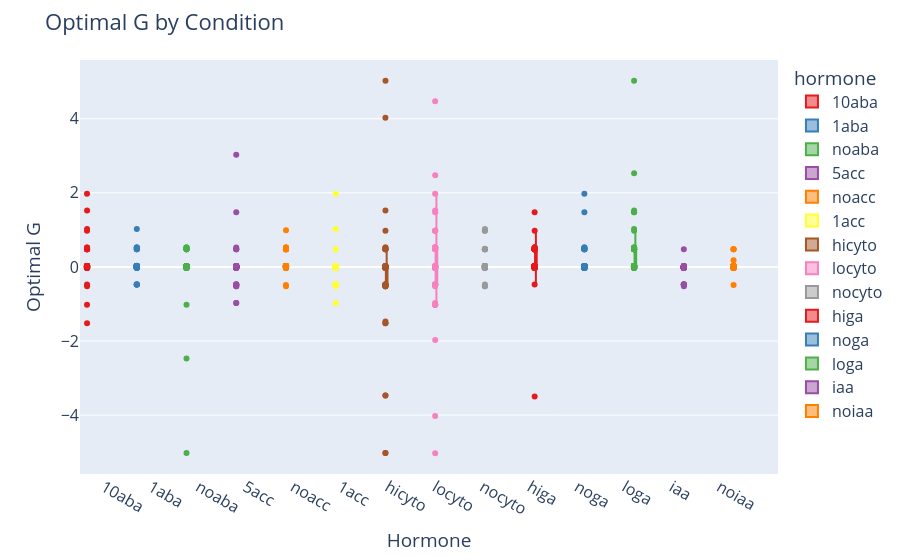

The notebook cell this image was saved under:
### Code cell
# Base boxplot (like boxen, shows distribution)
fig = px.box(
    hormone_df,
    x="hormone",
    y="best_G",
    color="hormone",                # hue
    points="all",                            # show all points like boxen
    color_discrete_sequence=px.colors.qualitative.Set1
)

# Layout tweaks
fig.update_layout(
    title="Optimal G by Condition",
    xaxis_title="Hormone",
    yaxis_title="Optimal G",
    font=dict(size=16),
    boxmode="group"
)

fig.show()

### Figure 1 — Plotly figure (JSON) as saved in the notebook; plotly's stock layout.template omitted (floating-point values rounded to 4 significant figures)
{"data": [{"alignmentgroup": "True", "boxpoints": "all", "hovertemplate": "hormone=%{x}<br>best_G=%{y}<extra></extra>", "legendgroup": "10aba", "marker": {"color": "rgb(228,26,28)"}, "name": "10aba", "notched": false, "offsetgroup": "10aba", "orientation": "v", "showlegend": true, "type": "box", "x": ["10aba", "10aba", "10aba", "10aba", "10aba", "10aba", "10aba", "10aba", "10aba", "10aba", "10aba", "10aba", "10aba", "10aba", "10aba", "10aba", "10aba", "10aba", "10aba", "10aba", "10aba", "10aba", "10aba", "10aba", "10aba", "10aba", "10aba", "10aba", "10aba", "10aba", "10aba", "10aba", "10aba", "10aba", "10aba", "10aba", "10aba", "10aba", "10aba", "10aba", "10aba", "10aba", "10aba", "10aba", "10aba", "10aba", "10aba", "10aba", "10aba", "10aba", "10aba", "10aba", "10aba", "10aba", "10aba", "10aba"], "x0": " ", "xaxis": "x", "y": [0.02276, 0.02276, 0.02329, 0.02329, 0.0, 0.005, 0.02329, 0.0, -0.007755, 0.4772, -0.02276, -0.02276, -0.5233, 0.01, -0.4772, -0.02276, 0.495, -0.02329, -0.02329, -0.02276, 0.02329, 0.9767, 0.4767, 1.977, 0.02329, 0.5233, 1.523, 0.5228, 0.4772, 0.4772, -1.023, 0.005, -0.02329, 0.02329, -1.523, 0.02329, 0.02329, 0.01775, 0.4972, 1.023, 0.005, -0.02329, -0.02329, 0.02329, -0.006667, 0.02329, 0.0, 0.01775, 0.001667, 0.02329, -0.02276, 0.4767, -0.02329, -0.000556, 0.0, 0.01829], "y0": " ", "yaxis": "y"}, {"alignmentgroup": "True", "boxpoints": "all", "hovertemplate": "hormone=%{x}<br>best_G=%{y}<extra></extra>", "legendgroup": "1aba", "marker": {"color": "rgb(55,126,184)"}, "name": "1aba", "notched": false, "offsetgroup": "1aba", "orientation": "v", "showlegend": true, "type": "box", "x": ["1aba", "1aba", "1aba", "1aba", "1aba", "1aba", "1aba", "1aba", "1aba", "1aba", "1aba", "1aba", "1aba", "1aba", "1aba", "1aba", "1aba", "1aba", "1aba", "1aba", "1aba", "1aba", "1aba", "1aba", "1aba", "1aba", "1aba", "1aba", "1aba", "1aba", "1aba", "1aba", "1aba", "1aba", "1aba", "1aba", "1aba", "1aba", "1aba", "1aba", "1aba", "1aba", "1aba", "1aba", "1aba", "1aba", "1aba", "1aba", "1aba", "1aba", "1aba", "1aba"], "x0": " ", "xaxis": "x", "y": [-0.4767, 0.000556, 0.02276, -0.4767, 0.01109, 0.02329, -0.01337, 0.02329, -0.008866, -0.4767, -0.02329, -0.008866, 0.5228, 0.4772, 1.023, 0.02329, 0.5228, -0.4767, -0.4772, 0.02329, 0.02329, -0.01, 0.02276, 0.4772, 0.02276, 0.02329, -0.02276, -0.02276, 0.5228, 0.02276, 0.02329, 0.02829, 0.02329, -0.02276, 0.002778, -0.02329, 0.02329, 0.02329, 0.02329, 0.02329, -0.005, -0.001667, 0.02329, -0.005, 0.0, -0.02329, 0.02329, -0.007755, 0.4767, 0.0, -0.02276, 0.02329], "y0": " ", "yaxis": "y"}, {"alignmentgroup": "True", "boxpoints": "all", "hovertemplate": "hormone=%{x}<br>best_G=%{y}<extra></extra>", "legendgroup": "noaba", "marker": {"color": "rgb(77,175,74)"}, "name": "noaba", "notched": false, "offsetgroup": "noaba", "orientation": "v", "showlegend": true, "type": "box", "x": ["noaba", "noaba", "noaba", "noaba", "noaba", "noaba", "noaba", "noaba", "noaba", "noaba", "noaba", "noaba", "noaba", "noaba", "noaba", "noaba", "noaba", "noaba", "noaba", "noaba", "noaba", "noaba", "noaba", "noaba", "noaba", "noaba", "noaba", "noaba", "noaba", "noaba", "noaba", "noaba", "noaba", "noaba", "noaba", "noaba", "noaba", "noaba", "noaba", "noaba", "noaba", "noaba", "noaba", "noaba", "noaba", "noaba", "noaba", "noaba", "noaba", "noaba", "noaba", "noaba", "noaba", "noaba", "noaba", "noaba", "noaba", "noaba"], "x0": " ", "xaxis": "x", "y": [-1.023, -0.02329, -0.02329, -0.007755, -5.027, 0.01706, 0.02329, 0.4767, -0.02329, -2.473, 0.02329, 0.005, -0.02329, 0.02329, 0.4767, 0.02329, -0.02329, 0.0, 0.02329, -0.02276, 0.0, 0.4772, 0.02276, 0.02276, 0.001667, 0.02276, -0.02276, 0.02276, 0.02775, 0.0, -0.02164, 0.02329, 0.02329, 0.001667, 0.0, -0.01775, -0.02329, -0.02276, 0.0, 0.5233, -0.02329, -0.02276, 0.4767, 0.02329, 0.02329, 0.5233, 0.02329, 0.02329, 0.5233, 0.02276, 0.00968, 0.02329, 0.02329, 0.02329, 0.02329, 0.02329, 0.02329, 0.4767], "y0": " ", "yaxis": "y"}, {"alignmentgroup": "True", "boxpoints": "all", "hovertemplate": "hormone=%{x}<br>best_G=%{y}<extra></extra>", "legendgroup": "5acc", "marker": {"color": "rgb(152,78,163)"}, "name": "5acc", "notched": false, "offsetgroup": "5acc", "orientation": "v", "showlegend": true, "type": "box", "x": ["5acc", "5acc", "5acc", "5acc", "5acc", "5acc", "5acc", "5acc", "5acc", "5acc", "5acc", "5acc", "5acc", "5acc", "5acc", "5acc", "5acc", "5acc", "5acc", "5acc", "5acc", "5acc", "5acc", "5acc", "5acc", "5acc", "5acc", "5acc", "5acc", "5acc", "5acc", "5acc", "5acc", "5acc", "5acc", "5acc", "5acc", "5acc", "5acc", "5acc", "5acc", "5acc", "5acc", "5acc", "5acc", "5acc", "5acc", "5acc", "5acc", "5acc", "5acc", "5acc", "5acc"], "x0": " ", "xaxis": "x", "y": [0.01553, 0.02329, -0.001667, 0.003889, 0.008866, -0.4767, -0.02276, -0.02775, -0.4772, -0.5233, -0.003889, -0.02329, -0.4767, -0.4772, -0.02276, -0.02329, 1.477, -0.4767, -0.9772, -0.01248, 0.003889, -0.01, 3.027, 0.02329, -0.9767, -0.5228, -0.000556, 0.002778, -0.02329, 0.0, 0.0, 0.0, -0.4854, 0.02276, 0.0, 0.02276, 0.02276, 0.02276, 0.02329, 0.4772, 0.02276, 0.4767, 0.0, 0.0, 0.02276, 0.0, 0.0, -0.02276, 0.5233, 0.02276, 0.0, 0.4772, -0.02276], "y0": " ", "yaxis": "y"}, {"alignmentgroup": "True", "boxpoints": "all", "hovertemplate": "hormone=%{x}<br>best_G=%{y}<extra></extra>", "legendgroup": "noacc", "marker": {"color": "rgb(255,127,0)"}, "name": "noacc", "notched": false, "offsetgroup": "noacc", "orientation": "v", "showlegend": true, "type": "box", "x": ["noacc", "noacc", "noacc", "noacc", "noacc", "noacc", "noacc", "noacc", "noacc", "noacc", "noacc", "noacc", "noacc", "noacc", "noacc", "noacc", "noacc", "noacc", "noacc", "noacc", "noacc", "noacc", "noacc", "noacc", "noacc", "noacc", "noacc", "noacc", "noacc", "noacc", "noacc", "noacc", "noacc", "noacc", "noacc", "noacc", "noacc", "noacc", "noacc", "noacc", "noacc", "noacc", "noacc", "noacc", "noacc", "noacc", "noacc", "noacc", "noacc", "noacc", "noacc", "noacc", "noacc", "noacc"], "x0": " ", "xaxis": "x", "y": [0.02276, 0.0, -0.02829, 0.02276, 0.02329, 0.02276, 0.4767, 0.02329, -0.002778, 0.002778, -0.02276, 0.02276, 0.01664, -0.02329, 0.02329, 0.02329, 0.02329, 0.5233, -0.01664, -0.4915, -0.5228, 0.02329, 0.007755, 0.5228, 0.02329, 0.4717, 0.4772, 0.5233, 0.4767, 0.9879, 0.02329, 0.4767, 0.0, 0.02329, 0.02276, 0.02276, 0.01331, 0.0, 0.0, -0.008866, 0.02276, 0.02329, 0.02276, 0.0, 0.0, -0.02276, -0.02276, -0.02276, -0.02276, 0.0, -0.02276, 0.0, -0.02276, -0.02276], "y0": " ", "yaxis": "y"}, {"alignmentgroup": "True", "boxpoints": "all", "hovertemplate": "hormone=%{x}<br>best_G=%{y}<extra></extra>", "legendgroup": "1acc", "marker": {"color": "rgb(255,255,51)"}, "name": "1acc", "notched": false, "offsetgroup": "1acc", "orientation": "v", "showlegend": true, "type": "box", "x": ["1acc", "1acc", "1acc", "1acc", "1acc", "1acc", "1acc", "1acc", "1acc", "1acc", "1acc", "1acc", "1acc", "1acc", "1acc", "1acc", "1acc", "1acc", "1acc", "1acc", "1acc", "1acc", "1acc", "1acc", "1acc", "1acc", "1acc", "1acc", "1acc", "1acc", "1acc", "1acc", "1acc", "1acc", "1acc", "1acc", "1acc", "1acc", "1acc", "1acc", "1acc", "1acc", "1acc", "1acc", "1acc", "1acc", "1acc", "1acc", "1acc", "1acc", "1acc"], "x0": " ", "xaxis": "x", "y": [1.023, 1.977, -0.02329, -0.02329, -0.5228, -0.02329, -0.01109, -0.02276, 0.0, 0.02276, -0.02276, -0.02276, -0.02276, -0.02276, 0.0, 0.02276, -0.9772, -0.4772, -0.4772, -0.4772, -0.4772, -0.4772, 0.0, 0.02276, -0.4772, -0.4767, -0.02276, -0.4767, -0.02329, -0.02276, -0.02276, -0.02276, 0.4772, -0.01664, 0.02329, 0.009977, 0.02276, 0.02276, 0.02329, 0.02276, 0.02329, 0.0, 0.02276, -0.007755, 0.02276, 0.0, 0.02276, -0.02276, 0.0, -0.02276, 0.0], "y0": " ", "yaxis": "y"}, {"alignmentgroup": "True", "boxpoints": "all", "hovertemplate": "hormone=%{x}<br>best_G=%{y}<extra></extra>", "legendgroup": "hicyto", "marker": {"color": "rgb(166,86,40)"}, "name": "hicyto", "notched": false, "offsetgroup": "hicyto", "orientation": "v", "showlegend": true, "type": "box", "x": ["hicyto", "hicyto", "hicyto", "hicyto", "hicyto", "hicyto", "hicyto", "hicyto", "hicyto", "hicyto", "hicyto", "hicyto", "hicyto", "hicyto", "hicyto", "hicyto", "hicyto", "hicyto", "hicyto", "hicyto", "hicyto", "hicyto", "hicyto", "hicyto", "hicyto", "hicyto", "hicyto", "hicyto", "hicyto", "hicyto", "hicyto", "hicyto", "hicyto", "hicyto", "hicyto", "hicyto", "hicyto", "hicyto", "hicyto", "hicyto", "hicyto", "hicyto", "hicyto", "hicyto", "hicyto", "hicyto", "hicyto", "hicyto", "hicyto", "hicyto", "hicyto", "hicyto", "hicyto", "hicyto"], "x0": " ", "xaxis": "x", "y": [4.027, -0.02276, 0.0, -0.02276, -5.027, -0.02329, 0.000556, -0.5233, 0.02276, -0.02329, -0.4767, 0.02329, -3.473, -1.523, -0.01775, 0.4767, -5.027, 0.0, -0.5228, 0.9772, -0.4767, 0.5233, 0.000556, -0.02276, -0.009422, -0.01553, -0.02276, -0.4772, 0.005, 0.4772, -0.4772, 0.4772, -0.5228, 0.4772, -0.02276, -0.4772, -1.523, 0.008866, -1.477, -0.002222, -3.473, 0.5233, 0.02329, -0.4767, 1.523, 0.02329, 0.000556, 5.027, -0.01, 0.4772, 0.02276, -0.4772, -0.5228, -0.005], "y0": " ", "yaxis": "y"}, {"alignmentgroup": "True", "boxpoints": "all", "hovertemplate": "hormone=%{x}<br>best_G=%{y}<extra></extra>", "legendgroup": "locyto", "marker": {"color": "rgb(247,129,191)"}, "name": "locyto", "notched": false, "offsetgroup": "locyto", "orientation": "v", "showlegend": true, "type": "box", "x": ["locyto", "locyto", "locyto", "locyto", "locyto", "locyto", "locyto", "locyto", "locyto", "locyto", "locyto", "locyto", "locyto", "locyto", "locyto", "locyto", "locyto", "locyto", "locyto", "locyto", "locyto", "locyto", "locyto", "locyto", "locyto", "locyto", "locyto", "locyto", "locyto", "locyto", "locyto", "locyto", "locyto", "locyto", "locyto", "locyto", "locyto", "locyto", "locyto", "locyto", "locyto", "locyto", "locyto", "locyto", "locyto", "locyto", "locyto", "locyto", "locyto", "locyto", "locyto", "locyto", "locyto", "locyto", "locyto", "locyto", "locyto", "locyto"], "x0": " ", "xaxis": "x", "y": [-0.4822, 0.5233, 2.473, 0.01276, 0.4767, -0.02329, -0.02276, -0.4767, 0.5233, 4.473, -4.027, 0.003889, -5.032, -0.02276, 0.5233, 0.02276, 0.0, -0.02276, 0.01109, 0.9767, -1.023, 0.5228, 0.02329, 0.9772, 0.5228, 0.5228, -0.02276, 0.5233, 0.02329, -1.023, -0.4767, 0.4772, -0.9767, -0.4772, 0.4767, 0.003333, 0.02329, -0.02329, -1.023, -1.023, 0.0, -0.4772, 0.9772, 0.02329, -0.4767, 1.977, -0.02276, 1.477, -1.023, -0.4717, -1.977, -0.02329, 0.02329, -0.02329, 1.523, -0.5233, 0.9767, -0.007778], "y0": " ", "yaxis": "y"}, {"alignmentgroup": "True", "boxpoints": "all", "hovertemplate": "hormone=%{x}<br>best_G=%{y}<extra></extra>", "legendgroup": "nocyto", "marker": {"color": "rgb(153,153,153)"}, "name": "nocyto", "notched": false, "offsetgroup": "nocyto", "orientation": "v", "showlegend": true, "type": "box", "x": ["nocyto", "nocyto", "nocyto", "nocyto", "nocyto", "nocyto", "nocyto", "nocyto", "nocyto", "nocyto", "nocyto", "nocyto", "nocyto", "nocyto", "nocyto", "nocyto", "nocyto", "nocyto", "nocyto", "nocyto", "nocyto", "nocyto", "nocyto", "nocyto", "nocyto", "nocyto", "nocyto", "nocyto", "nocyto", "nocyto", "nocyto", "nocyto", "nocyto", "nocyto", "nocyto", "nocyto", "nocyto", "nocyto", "nocyto", "nocyto", "nocyto", "nocyto", "nocyto", "nocyto", "nocyto", "nocyto", "nocyto", "nocyto", "nocyto"], "x0": " ", "xaxis": "x", "y": [0.02329, 0.02329, 0.4767, 0.02329, 0.0, -0.5233, -0.02329, 0.4772, 0.4772, 0.02276, -0.02329, 0.0, 0.02276, 0.0, -0.01214, -0.0122, -0.01553, -0.02276, 0.0, 0.02276, 0.0, -0.000556, 0.0, -0.000556, 0.02329, 0.0, 0.02329, 0.4772, 0.0, -0.02329, 0.02329, 0.02276, 1.023, 0.4879, 0.9767, -0.02276, 0.0, -0.02276, -0.02276, -0.02276, 0.0, -0.02775, -0.5228, 0.02276, -0.4772, 0.02329, 0.9772, 0.02329, 0.4767], "y0": " ", "yaxis": "y"}, {"alignmentgroup": "True", "boxpoints": "all", "hovertemplate": "hormone=%{x}<br>best_G=%{y}<extra></extra>", "legendgroup": "higa", "marker": {"color": "rgb(228,26,28)"}, "name": "higa", "notched": false, "offsetgroup": "higa", "orientation": "v", "showlegend": true, "type": "box", "x": ["higa", "higa", "higa", "higa", "higa", "higa", "higa", "higa", "higa", "higa", "higa", "higa", "higa", "higa", "higa", "higa", "higa", "higa", "higa", "higa", "higa", "higa", "higa", "higa", "higa", "higa", "higa", "higa", "higa", "higa", "higa", "higa", "higa", "higa", "higa", "higa", "higa", "higa", "higa", "higa", "higa", "higa", "higa", "higa", "higa", "higa", "higa", "higa", "higa", "higa", "higa", "higa", "higa", "higa", "higa", "higa", "higa", "higa", "higa", "higa", "higa", "higa", "higa", "higa", "higa", "higa"], "x0": " ", "xaxis": "x", "y": [-3.5, -0.001667, -0.005, -0.02329, 0.02276, 0.02276, 0.02276, 0.02276, 0.02276, 0.02829, 0.02276, 0.02276, 0.02329, -0.01775, 0.02329, -0.02276, 0.5233, -0.02329, 0.02329, 0.01775, 0.4767, 0.02276, 0.02276, 0.02329, -0.02329, -0.02329, -0.02329, 0.4767, 0.02329, 0.02329, -0.4767, -0.01775, 0.4772, -0.02276, -0.02329, -0.02276, -0.02276, -0.02276, 0.02276, -0.02276, 0.02276, 0.02276, 0.02276, 0.02276, 0.9767, 0.4772, 0.4717, 0.4772, 0.4772, 0.4772, 1.477, 0.02329, 0.4772, 0.4772, 0.5228, 0.4772, 0.4772, 0.4772, 0.5228, 0.0, 0.02276, -0.002778, 0.5233, 0.4767, 0.4772, 0.4767], "y0": " ", "yaxis": "y"}, {"alignmentgroup": "True", "boxpoints": "all", "hovertemplate": "hormone=%{x}<br>best_G=%{y}<extra></extra>", "legendgroup": "noga", "marker": {"color": "rgb(55,126,184)"}, "name": "noga", "notched": false, "offsetgroup": "noga", "orientation": "v", "showlegend": true, "type": "box", "x": ["noga", "noga", "noga", "noga", "noga", "noga", "noga", "noga", "noga", "noga", "noga", "noga", "noga", "noga", "noga", "noga", "noga", "noga", "noga", "noga", "noga", "noga", "noga", "noga", "noga", "noga", "noga", "noga", "noga", "noga", "noga", "noga", "noga", "noga", "noga", "noga", "noga", "noga", "noga", "noga", "noga", "noga", "noga", "noga", "noga", "noga", "noga", "noga", "noga", "noga", "noga", "noga", "noga", "noga", "noga", "noga", "noga", "noga"], "x0": " ", "xaxis": "x", "y": [0.0, -0.01664, 0.02276, 0.02276, 0.02276, 0.02276, -0.02276, -0.02276, 0.02276, 0.02329, 0.02329, 0.02329, -0.02276, -0.02329, 0.02329, 0.02276, 0.02329, 0.01276, -0.02829, 0.02329, -0.01583, -0.000556, -0.02329, -0.02276, -0.02276, 0.005, 0.01468, -0.02276, -0.02276, -0.02276, 0.02329, 0.02276, 0.4767, 0.02329, 1.977, 0.02329, 0.02329, 0.0146, 0.0146, 0.02276, 0.02276, 0.4767, 0.02329, 0.02329, 0.02329, 0.02329, 0.02329, 0.02329, 0.4767, 0.4767, 0.5228, 0.02329, 0.4767, 0.5233, -0.02329, 1.477, 0.02276, 0.5144], "y0": " ", "yaxis": "y"}, {"alignmentgroup": "True", "boxpoints": "all", "hovertemplate": "hormone=%{x}<br>best_G=%{y}<extra></extra>", "legendgroup": "loga", "marker": {"color": "rgb(77,175,74)"}, "name": "loga", "notched": false, "offsetgroup": "loga", "orientation": "v", "showlegend": true, "type": "box", "x": ["loga", "loga", "loga", "loga", "loga", "loga", "loga", "loga", "loga", "loga", "loga", "loga", "loga", "loga", "loga", "loga", "loga", "loga", "loga", "loga", "loga", "loga", "loga", "loga", "loga", "loga", "loga", "loga", "loga", "loga", "loga", "loga", "loga", "loga", "loga", "loga", "loga", "loga", "loga", "loga", "loga", "loga", "loga", "loga", "loga", "loga", "loga", "loga", "loga", "loga", "loga", "loga", "loga", "loga", "loga", "loga", "loga", "loga", "loga", "loga", "loga"], "x0": " ", "xaxis": "x", "y": [0.02276, 0.02276, 0.4772, -0.02276, 0.02329, 0.02276, 0.02276, 0.02276, 0.4772, 0.9767, 1.523, 0.02329, 0.02329, 0.02329, 0.02276, 0.02329, 0.02276, 0.02329, -0.01, -0.02329, 0.00714, -0.02329, 1.477, -0.02329, -0.02329, -0.02276, -0.02329, 0.02276, 0.02329, 0.02329, 0.02276, -0.02276, 0.008866, 0.02329, -0.02276, 0.5171, -0.02276, -0.02276, 0.0, 0.003889, 1.477, 1.023, 2.527, 0.5233, 0.4772, 0.02329, 0.5228, 0.4767, 0.4772, 0.0, 0.0, 0.5233, 0.0, 0.02276, 0.4772, 0.0, 0.02276, 0.4772, 5.027, 0.4767, 0.0], "y0": " ", "yaxis": "y"}, {"alignmentgroup": "True", "boxpoints": "all", "hovertemplate": "hormone=%{x}<br>best_G=%{y}<extra></extra>", "legendgroup": "iaa", "marker": {"color": "rgb(152,78,163)"}, "name": "iaa", "notched": false, "offsetgroup": "iaa", "orientation": "v", "showlegend": true, "type": "box", "x": ["iaa", "iaa", "iaa", "iaa", "iaa", "iaa", "iaa", "iaa", "iaa", "iaa", "iaa", "iaa", "iaa", "iaa", "iaa", "iaa", "iaa", "iaa", "iaa", "iaa", "iaa", "iaa", "iaa", "iaa", "iaa", "iaa", "iaa", "iaa", "iaa", "iaa", "iaa", "iaa", "iaa", "iaa", "iaa", "iaa", "iaa", "iaa", "iaa", "iaa", "iaa", "iaa", "iaa", "iaa", "iaa", "iaa", "iaa", "iaa", "iaa", "iaa", "iaa", "iaa", "iaa", "iaa", "iaa", "iaa", "iaa", "iaa", "iaa", "iaa", "iaa"], "x0": " ", "xaxis": "x", "y": [-0.02329, 0.02276, 0.009977, -0.02329, -0.02276, 0.02276, 0.0, -0.007755, 0.009977, -0.02276, -0.02276, -0.02276, 0.007755, 0.0, 0.0, -0.02276, 0.0, -0.4772, 0.02276, -0.4772, 0.0, -0.02329, -0.5233, 0.02276, -0.001667, 0.02276, 0.01775, -0.02276, -0.02276, 0.001667, 0.0, -0.02276, -0.02276, -0.02276, 0.0, -0.4772, -0.02276, -0.02276, -0.000556, -0.02276, -0.02276, 0.0, -0.003889, -0.4772, 0.0, -0.02276, 0.4772, -0.4772, 0.0, -0.02276, 0.0, 0.02276, -0.4772, -0.4772, 0.0, -0.01553, 0.0, 0.0, -0.02276, -0.02276, 0.0], "y0": " ", "yaxis": "y"}, {"alignmentgroup": "True", "boxpoints": "all", "hovertemplate": "hormone=%{x}<br>best_G=%{y}<extra></extra>", "legendgroup": "noiaa", "marker": {"color": "rgb(255,127,0)"}, "name": "noiaa", "notched": false, "offsetgroup": "noiaa", "orientation": "v", "showlegend": true, "type": "box", "x": ["noiaa", "noiaa", "noiaa", "noiaa", "noiaa", "noiaa", "noiaa", "noiaa", "noiaa", "noiaa", "noiaa", "noiaa", "noiaa", "noiaa", "noiaa", "noiaa", "noiaa", "noiaa", "noiaa", "noiaa", "noiaa", "noiaa", "noiaa", "noiaa", "noiaa", "noiaa", "noiaa", "noiaa", "noiaa", "noiaa", "noiaa", "noiaa", "noiaa", "noiaa", "noiaa", "noiaa", "noiaa", "noiaa", "noiaa", "noiaa", "noiaa", "noiaa", "noiaa", "noiaa", "noiaa", "noiaa", "noiaa", "noiaa", "noiaa", "noiaa", "noiaa", "noiaa", "noiaa"], "x0": " ", "xaxis": "x", "y": [0.02329, 0.02329, 0.02276, -0.02276, 0.1767, -0.02276, -0.02276, -0.000556, -0.02775, 0.02329, 0.02276, -0.02276, 0.02276, 0.007755, 0.02276, 0.02276, 0.02276, 0.0, 0.02276, 0.01775, 0.01442, 0.02329, -0.02276, 0.01091, 0.02329, -0.02329, -0.02329, 0.000556, -0.02329, 0.005, 0.0, 0.02276, 0.0, -0.4895, 0.01387, 0.0, -0.02276, -0.02276, -0.02329, 0.0, 0.4767, 0.0, 0.4767, 0.4767, 0.02329, -0.02276, -0.02329, 0.01331, 0.02329, 0.02329, 0.02329, 0.02329, 0.02329], "y0": " ", "yaxis": "y"}], "layout": {"autosize": true, "boxmode": "group", "font": {"size": 16}, "legend": {"title": {"text": "hormone"}, "tracegroupgap": 0}, "margin": {"t": 60}, "title": {"text": "Optimal G by Condition"}, "xaxis": {"anchor": "y", "autorange": true, "categoryarray": ["10aba", "1aba", "noaba", "5acc", "noacc", "1acc", "hicyto", "locyto", "nocyto", "higa", "noga", "loga", "iaa", "noiaa"], "categoryorder": "array", "domain": [0, 1], "range": [-0.5, 14.24], "title": {"text": "Hormone"}, "type": "category"}, "yaxis": {"anchor": "x", "autorange": true, "domain": [0, 1], "range": [-5.591, 5.586], "title": {"text": "Optimal G"}, "type": "linear"}}}
